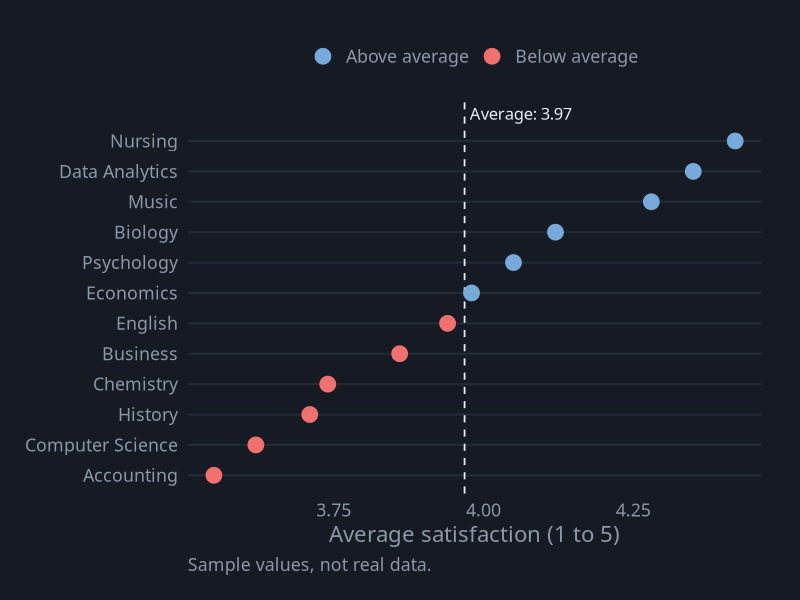
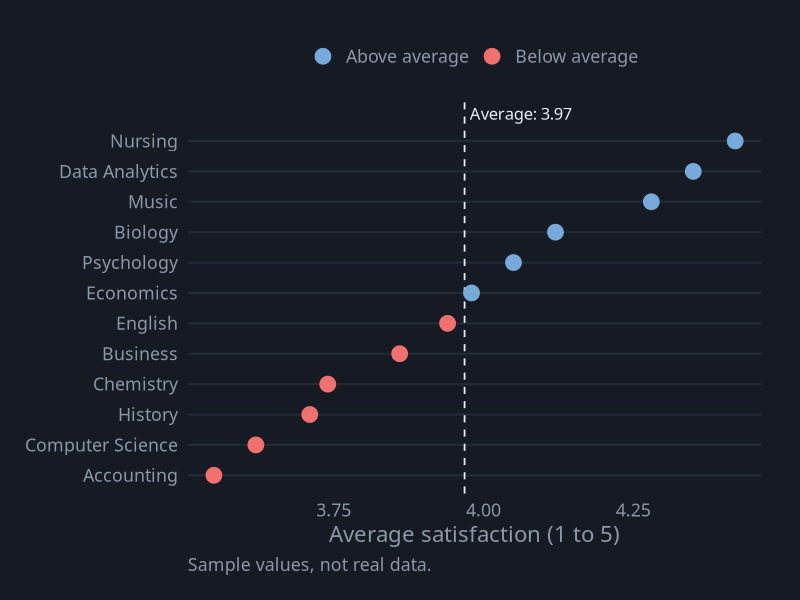

Write R code to recreate these figures, in order.
# Dot Plot
# Question: Which programs are above or below the average satisfaction score?
# Put this script and dot.csv in the same folder, then in RStudio choose
# Session > Set Working Directory > To Source File Location.

library(tidyverse)

# ---- Gallery look: dark background, soft gray text ----
font <- "IBM Plex Sans"   # use "sans" if IBM Plex Sans is not installed
ink  <- "#8B97A7"

theme_gallery <- function() {
  theme_minimal(base_size = 16, base_family = font) +
    theme(
      plot.background  = element_rect(fill = "#161B23", color = NA),
      panel.grid       = element_line(color = "#222A34"),
      panel.grid.minor = element_blank(),
      text             = element_text(color = ink),
      axis.text        = element_text(color = ink),
      legend.position  = "top",
      legend.title     = element_blank(),
      plot.margin      = margin(24, 28, 18, 18)
    )
}

pal <- c("Above average" = "#75AADB", "Below average" = "#F2716F")

df <- read_csv("dot.csv", show_col_types = FALSE)
avg <- mean(df$satisfaction)

df <- df |>
  mutate(side    = if_else(satisfaction >= avg, "Above average", "Below average"),
         program = fct_reorder(program, satisfaction))   # highest at the top

p <- ggplot(df, aes(x = satisfaction, y = program)) +
  geom_vline(xintercept = avg, color = "#E8EDF4", linetype = "dashed", linewidth = 0.6) +
  annotate("text", x = avg, y = nlevels(df$program) + 0.9, hjust = -0.05,
           label = paste0("Average: ", sprintf("%.2f", avg)), color = "#E8EDF4", family = font, size = 4.2) +
  geom_point(aes(color = side), size = 5) +
  scale_color_manual(values = pal, name = NULL) +
  scale_y_discrete(expand = expansion(add = c(0.6, 1.3))) +
  labs(x = "Average satisfaction (1 to 5)", y = NULL, caption = "Sample values, not real data.") +
  theme_gallery() +
  theme(panel.grid.major.x = element_blank(), plot.caption = element_text(color = ink, hjust = 0))

ggsave("dot.png", p, width = 9, height = 6, dpi = 200)
p
